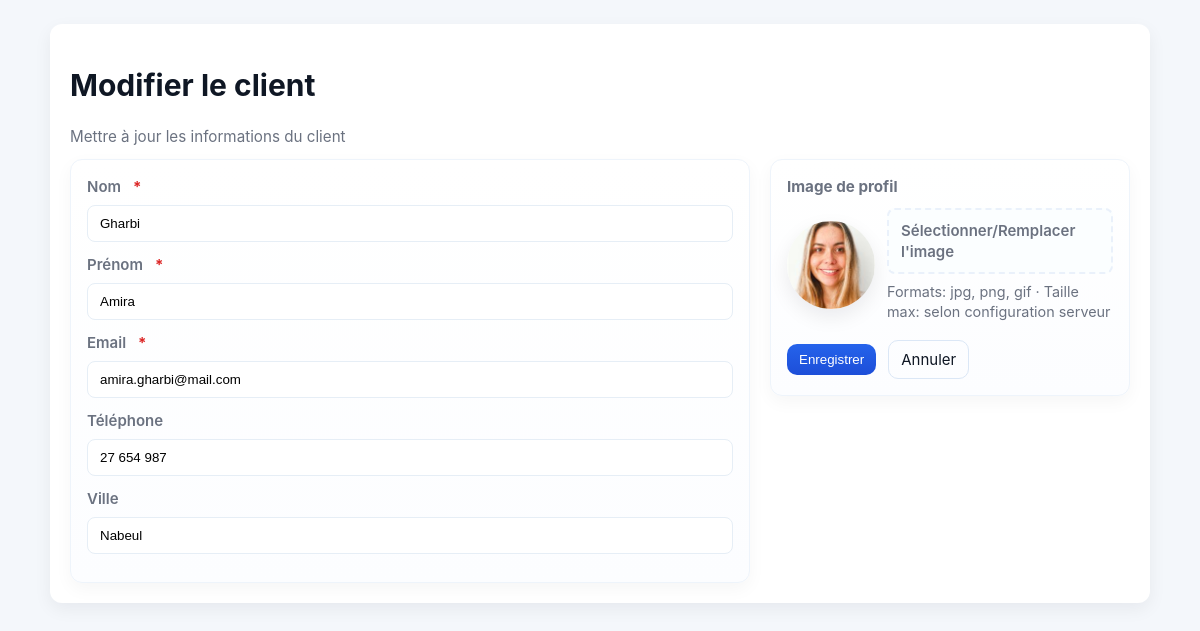
The page /edit.php?id=1 on the database its author committed.
### tables this page shows
CREATE TABLE clients (
            id INTEGER PRIMARY KEY AUTOINCREMENT,
            nom TEXT NOT NULL,
            prenom TEXT NOT NULL,
            email TEXT NOT NULL,
            tel TEXT,
            ville TEXT,
            image TEXT
        );

### db.php (called while the page is built, shortened)
<?php
function e($str) {
    return htmlspecialchars($str, ENT_QUOTES, 'UTF-8');
}
?>

### edit.php (the view, shortened to what this page needs)
<?php
require_once __DIR__ . '/db.php';
$id = isset($_GET['id']) ? (int)$_GET['id'] : 0;
$stmt = $pdo->prepare('SELECT * FROM clients WHERE id = :id');
$stmt->execute([':id' => $id]);
$client = $stmt->fetch(PDO::FETCH_ASSOC);
?>
<!doctype html>
<html lang="fr">
<head>
    <link rel="stylesheet" href="style.css">
</head>
<body>
<div class="container">
    <header class="topbar" style="margin-bottom:12px;display:flex;align-items:center;gap:12px">
        <div>
            <h1>Modifier le client</h1>
            <p class="muted">Mettre à jour les informations du client</p>
        </div>
    </header>
    <form class="form-grid" method="post" enctype="multipart/form-data" novalidate>
        <div class="form-column">
            <div class="form-card">
                <div class="form-group">
                    <label class="form-label" for="nom">Nom <span class="required" aria-hidden="true">*</span></label>
                    <div class="form-field">
                        <input id="nom" type="text" name="nom" value="<?php echo e($_POST['nom'] ?? $client['nom']); ?>" aria-required="true">
                    </div>
                </div>
                <div class="form-group">
                    <label class="form-label" for="prenom">Prénom <span class="required" aria-hidden="true">*</span></label>
                    <div class="form-field">
                        <input id="prenom" type="text" name="prenom" value="<?php echo e($_POST['prenom'] ?? $client['prenom']); ?>" aria-required="true">
                    </div>
                </div>
                <div class="form-group">
                    <label class="form-label" for="email">Email <span class="required" aria-hidden="true">*</span></label>
                    <div class="form-field">
                        <input id="email" type="email" name="email" value="<?php echo e($_POST['email'] ?? $client['email']); ?>" aria-required="true">
                    </div>
                </div>
                <div class="form-group">
                    <label class="form-label" for="tel">Téléphone</label>
                    <div class="form-field">
                        <input id="tel" type="text" name="tel" value="<?php echo e($_POST['tel'] ?? $client['tel']); ?>">
                    </div>
                </div>
                <div class="form-group">
                    <label class="form-label" for="ville">Ville</label>
                    <div class="form-field">
                        <input id="ville" type="text" name="ville" value="<?php echo e($_POST['ville'] ?? $client['ville']); ?>">
                    </div>
                </div>
            </div>
        </div>
        <aside class="form-column">
            <div class="form-card">
                <h2 class="muted" style="margin-top:0;margin-bottom:10px">Image de profil</h2>
                <div class="image-preview">
                    <?php if (!empty($client['image']) && file_exists(__DIR__ . '/uploads/' . $client['image'])): ?>
                        <img src="uploads/<?php echo e($client['image']); ?>" alt="Aperçu de l'image">
                    <?php else: ?>
                        <div class="image-placeholder"><?php echo strtoupper(substr($client['prenom'], 0, 1) . substr($client['nom'], 0, 1)); ?></div>
                    <?php endif; ?>
                    <div style="flex:1">
                        <label class="file-drop" for="image">Sélectionner/Remplacer l'image</label>
                        <p id="image-help" class="muted" style="margin-top:8px;font-size:0.9rem">Formats: jpg, png, gif · Taille max: selon configuration serveur</p>
                    </div>
                </div>
                <div class="form-actions" style="margin-top:18px">
                    <button class="btn primary" type="submit">Enregistrer</button>
                    <a class="btn secondary" href="index.php" role="button">Annuler</a>
                </div>
            </div>
        </aside>
    </form>
</div>
</body>
</html>

### style.css (style rules this page uses)
:root { --bg:#f4f7fb; --card:#ffffff; --muted:#6b7280; --text:#0f1724; --primary:#2563eb; --primary-600:#1d4ed8; --danger:#dc2626; --success:#16a34a; --surface-shadow: 0 6px 18px rgba(12, 18, 31, 0.06); }
* { box-sizing:border-box }
html,body { height:100% }
body { margin:0; background:var(--bg); color:var(--text); -webkit-font-smoothing:antialiased; -moz-osx-font-smoothing:grayscale; font-family: 'Inter', ui-sans-serif, system-ui, -apple-system, 'Segoe UI', Roboto, 'Helvetica Neue', Arial; font-size:15px; line-height:1.4; padding:24px; }
.container { max-width:1100px; margin:0 auto; background:var(--card); padding:20px; border-radius:12px; box-shadow:var(--surface-shadow); }
.topbar { display:flex;align-items:center;justify-content:space-between;margin-bottom:18px;gap:12px }
.muted { color:var(--muted);font-size:0.95rem;margin:4px 0 0 }
.btn { display:inline-flex;align-items:center;gap:8px;padding:8px 12px;border-radius:10px;text-decoration:none;color:#fff;border:none;background:var(--primary);cursor:pointer;transition:transform .12s ease, box-shadow .12s ease }
.btn.primary { background:linear-gradient(180deg,var(--primary),var(--primary-600)) }
.form-grid { display:grid;grid-template-columns:1fr 360px;gap:20px;align-items:start }
.form-column { display:block }
.form-card { padding:16px;background:linear-gradient(180deg,#fff,#fcfdff);border-radius:12px;border:1px solid #eef4fb;box-shadow:0 6px 18px rgba(2,6,23,0.04) }
.form-group { display:flex;flex-direction:column;gap:8px;margin-bottom:12px }
.form-label { font-weight:600;color:var(--muted);display:flex;align-items:center;gap:8px }
.required { color:var(--danger);font-weight:700;margin-left:4px }
.form-field input[type="text"], .form-field input[type="email"], .form-field input[type="tel"] { width:100%;padding:10px 12px;border-radius:8px;border:1px solid #e6eef6;background:#fff;transition:box-shadow .12s,border-color .12s }
.file-drop { display:inline-block;padding:10px 12px;border-radius:8px;border:2px dashed #eaf1fb;background:#fbfeff;color:var(--muted);cursor:pointer;font-weight:600 }
.image-preview { display:flex;gap:12px;align-items:center }
.image-preview img { width:88px;height:88px;border-radius:50%;object-fit:cover;box-shadow:0 8px 20px rgba(2,6,23,0.08) }
.form-actions { display:flex;gap:12px;align-items:center }
.btn.secondary { background:transparent;color:var(--text);border:1px solid #dbe7f6;box-shadow:none }
.muted { color:var(--muted) }
a.btn, button.btn { display:inline-flex }

### rows shown on the page
clients: nom "Gharbi", prenom "Amira", email "amira.gharbi@mail.com", tel "27 654 987", ville "Nabeul", image (picture)
